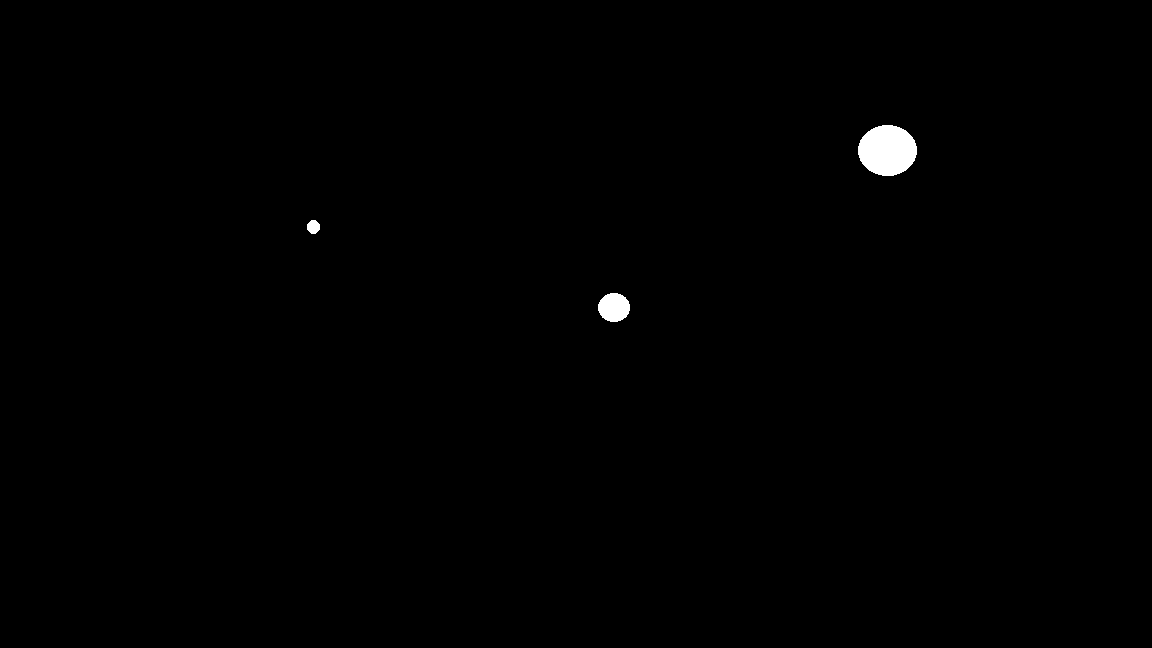
#> input picture 3PunkteXNYN.png, 1152 x 648 px
$ python XYVerschiebung.py
#> lines starting #> are read from the running program, lines starting #| are printed output that depends on the picture; after the words box and inside, x2 and y2 are one past the last pixel; in counts of white or black regions, pixels touching at a corner belong together
import cv2                              # py -m pip install opencv-python
import numpy as np                      # py -m pip install numpy
from skimage.registration import phase_cross_correlation #  py -m pip install scikit-image
import os


def CalculateDeltaXY(bild1, bild2, pathname=None):

    # optionaler Pfadname
    # ohne Angabe Pfadname wird im aktuellen Verzeichnis gesucht
#> called with bild1 = '3PunkteXNYN.png', bild2 = '3PunkteX0Y0.png'
    if pathname != None:
        bild1 = os.path.join(pathname, bild1)
        bild2 = os.path.join(pathname, bild2)


    # Lade das erste Bild
    image = cv2.imread(bild1, 0)
#> image is the input picture: shape (648, 1152); min 0, max 255, mean 1.1

    # Setze die Variablen X und Y
    Y, X = image.shape
#> Y = 648; X = 1152

    # Berechne die neuen Dimensionen des Rechtecks
    new_X = int(X - 0.1 * X)
#> new_X = 1036
    new_Y = int(Y - 0.1 * Y)
#> new_Y = 583

    # Berechne die Koordinaten des oberen linken und unteren rechten Punktes des Rechtecks
    top_left = (X - new_X) // 2, (Y - new_Y) // 2
#> top_left = (58, 32)
    bottom_right = top_left[0] + new_X, top_left[1] + new_Y
#> bottom_right = (1094, 615)

    # Zeichne das Rechteck in das Bild ein
    cv2.rectangle(image, top_left, bottom_right, (255, 0, 0), 2)
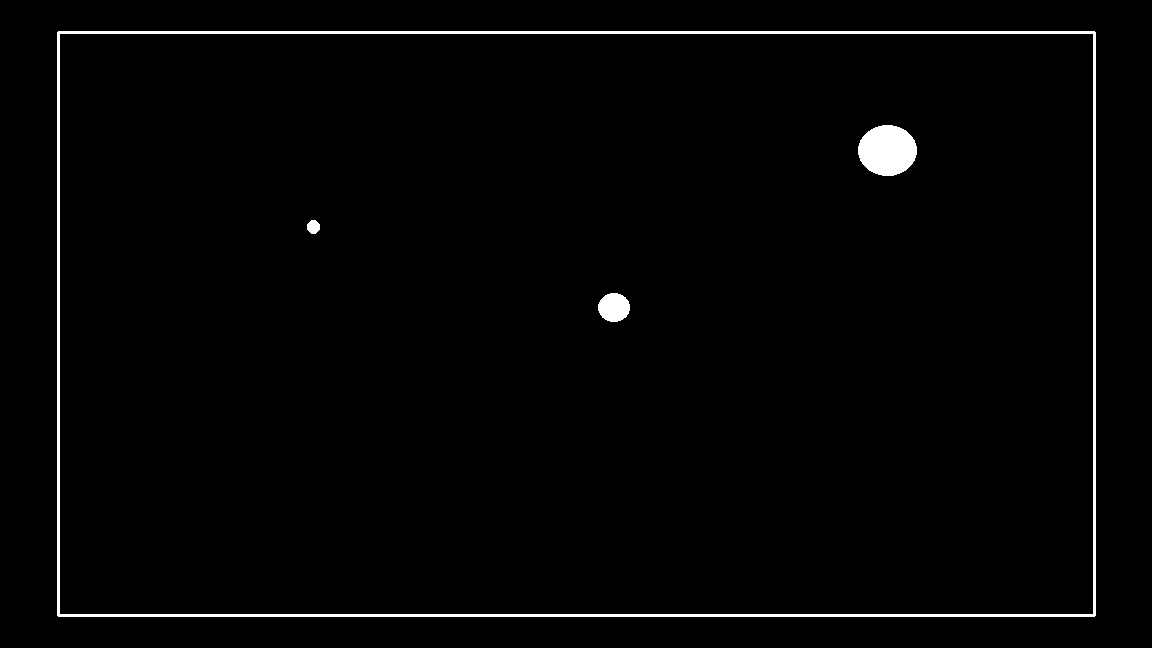
#> image: shape (648, 1152); 1.3% of pixels changed, all inside (x1, y1, x2, y2) = (57, 31, 1096, 617)

    # Lade das zweite Bild
    image2 = cv2.imread(bild2, 0)

    # Extrahiere den relevanten Bereich aus beiden Bildern
    image_cropped = image[top_left[1]:bottom_right[1], top_left[0]:bottom_right[0]]
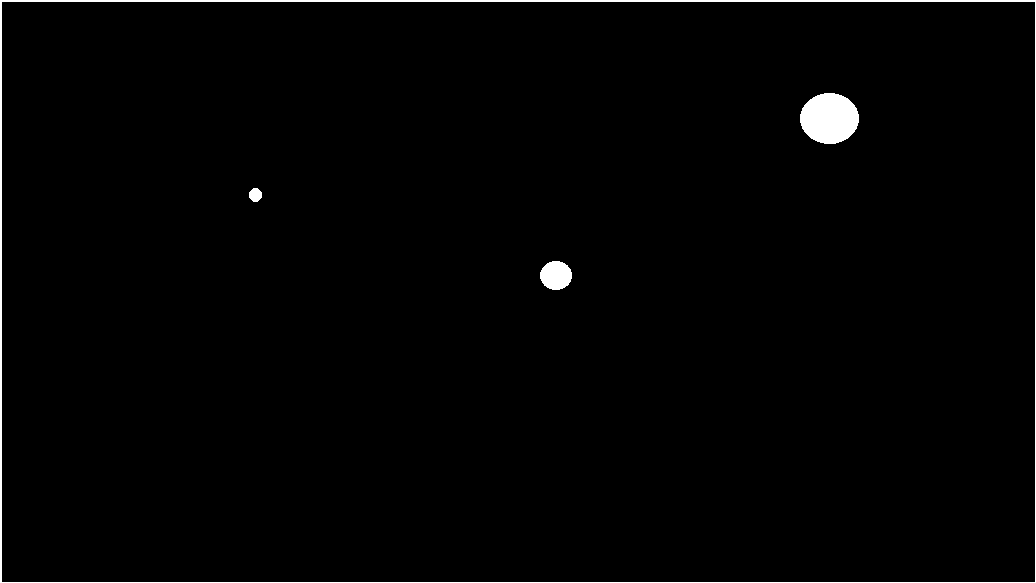
#> image_cropped: shape (583, 1036); min 0, max 255, mean 3.4
#> (the run stopped early here; a loop or call above may not have finished)
